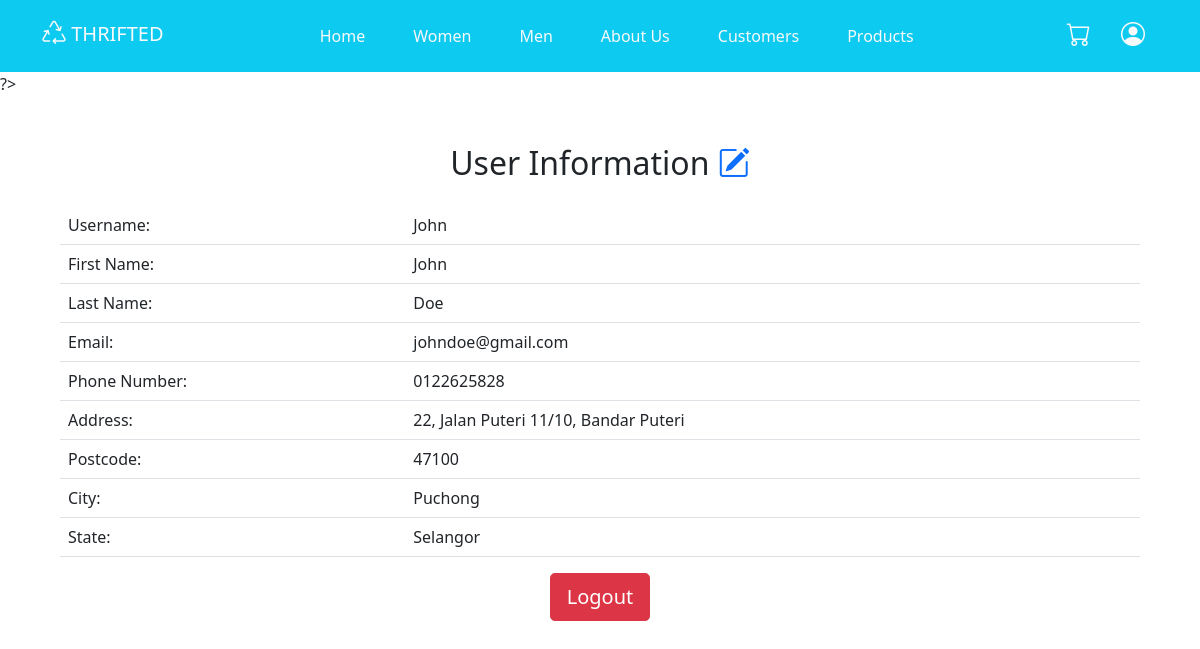
/profile.php (signed in), run on the app's committed database.
### tables this page shows
CREATE TABLE IF NOT EXISTS `user_tb` (
				`user_id` INT(255) NOT NULL AUTO_INCREMENT PRIMARY KEY,
				`user_role_id` INT(11) DEFAULT 2, 
				`first_name` VARCHAR (255) DEFAULT NULL,
				`last_name` VARCHAR (255) DEFAULT NULL,
				`email` VARCHAR (255) NOT NULL,
				`phone_number` VARCHAR (15) NOT NULL,
				`username` VARCHAR (255) NOT NULL,
				`password` VARCHAR (255) NOT NULL,
				`address` VARCHAR (255) NOT NULL,
				`postcode` VARCHAR (10) NOT NULL,
				`city` VARCHAR (85) NOT NULL,
				`state` VARCHAR (85) NOT NULL,
				FOREIGN KEY (`user_role_id`) references user_role_tb(`user_role_id`)
			);

### php/dbcontroller.php (called while the page is built, shortened)
<?php
class DBController {
	public $host = "localhost";
	public $user = "root";
	public $password = "";
	public $database = "thrifted_db";
	public $conn;
	function __construct() {
		$attr = "mysql:host=". $this->host .";dbname=". $this->database;
		$opts =
		[
		PDO::ATTR_ERRMODE            => PDO::ERRMODE_EXCEPTION,
		PDO::ATTR_DEFAULT_FETCH_MODE => PDO::FETCH_ASSOC,
		PDO::ATTR_EMULATE_PREPARES   => false,
		];
		$this->conn = new PDO($attr, $this->user, $this->password, $opts);
	}
	function runQuery($query) {
		$result = $this->conn->query($query);
		while($row=$result->fetch()) {
			$resultset[] = $row;
		}
		if(!empty($resultset))
			return $resultset;
	}
}
?>

### profile.php (the view, shortened to what this page needs)
<?php
require_once ("php/dbcontroller.php");
$db_handle = new DBController();
require_once("php/component.php");
?>
?>
<!DOCTYPE html>
<html lang="en">
<head>
    <link href="https://cdn.jsdelivr.net/npm/bootstrap@5.0.2/dist/css/bootstrap.min.css" rel="stylesheet">
    <link rel="stylesheet" href="https://cdn.jsdelivr.net/npm/bootstrap-icons@1.9.0/font/bootstrap-icons.css">
    <link rel="stylesheet" href="style.css">
</head>
<body>
    <section class="p-5">
        <div class="container text-center">
            <?php
            if (isset($_SESSION['user_id'])){
                $id = $_SESSION['user_id'];
                $user = $db_handle->runQuery("SELECT * FROM `user_tb` WHERE `user_id` = $id");
                if (!empty($user)) {
                    foreach($user as $key=>$value){
            ?>
            <h2 class="mb-4">User Information
                <a href="profile.php?edit=<?php echo $user[$key]["user_id"]; ?>" class="text-primary"><i class="bi bi-pencil-square"></i></a>
            </h2>
            <div class="table-responsive">
            <table class="table align-middle">
                    <tr>
                        <td>Username:</td>
                        <td><?php echo $user[$key]["username"]; ?></td>
                    </tr>
                    <tr>
                        <td>First Name:</td>
                        <td><?php echo $user[$key]["first_name"]; ?></td>
                    </tr>
                    <tr>
                        <td>Last Name:</td>
                        <td><?php echo $user[$key]["last_name"]; ?></td>
                    </tr>
                    <tr>
                        <td>Email:</td>
                        <td><?php echo $user[$key]["email"]; ?></td>
                    </tr>
                    <tr>
                        <td>Phone Number:</td>
                        <td><?php echo $user[$key]["phone_number"]; ?></td>
                    </tr>
                    <tr>
                        <td>Address:</td>
                        <td><?php echo $user[$key]["address"]; ?></td>
                    </tr>
                    <tr>
                        <td>Postcode:</td>
                        <td><?php echo $user[$key]["postcode"]; ?></td>
                    </tr>
                    <tr>
                        <td>City:</td>
                        <td><?php echo $user[$key]["city"]; ?></td>
                    </tr>
                    <tr>
                        <td>State:</td>
                        <td><?php echo $user[$key]["state"]; ?></td>
                    </tr>
            <?php
                    }
                }
            }
            ?>
            </table>
            <div class='d-flex flex-wrap justify-content-center'>
                <a href='profile.php?logout=true'><button type='submit' class='btn btn-danger btn-lg' name='logout'>Logout</button></a>
            </div>
            </div>
        </div>
    </section>
</body>
</html>

### style.css (style rules this page uses)
body { display: flex; flex-direction: column; min-height: 100vh; }
a { text-decoration: none; }

### data on the page
user_tb: username "John", first_name "John", last_name "Doe", email "johndoe@gmail.com", phone_number "0122625828", address "22, Jalan Puteri 11/10, Bandar Puteri", postcode "47100", city "Puchong", state "Selangor"
